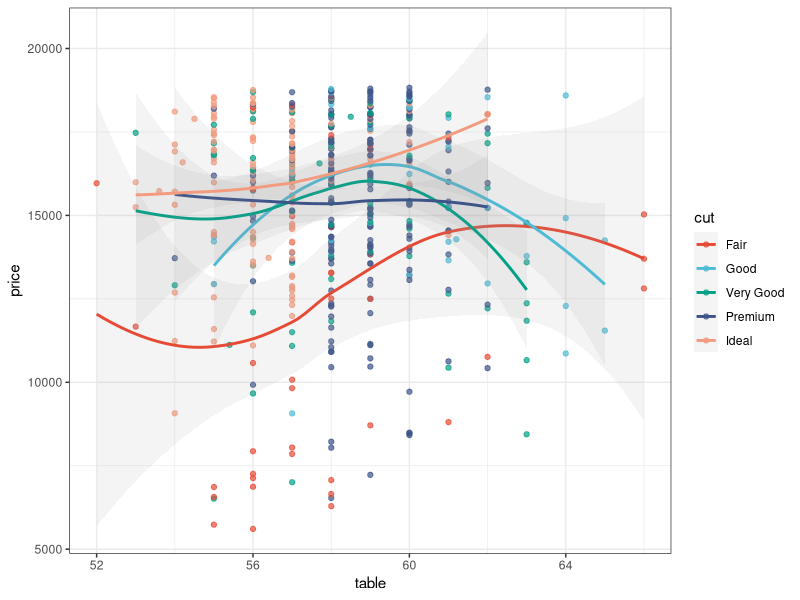
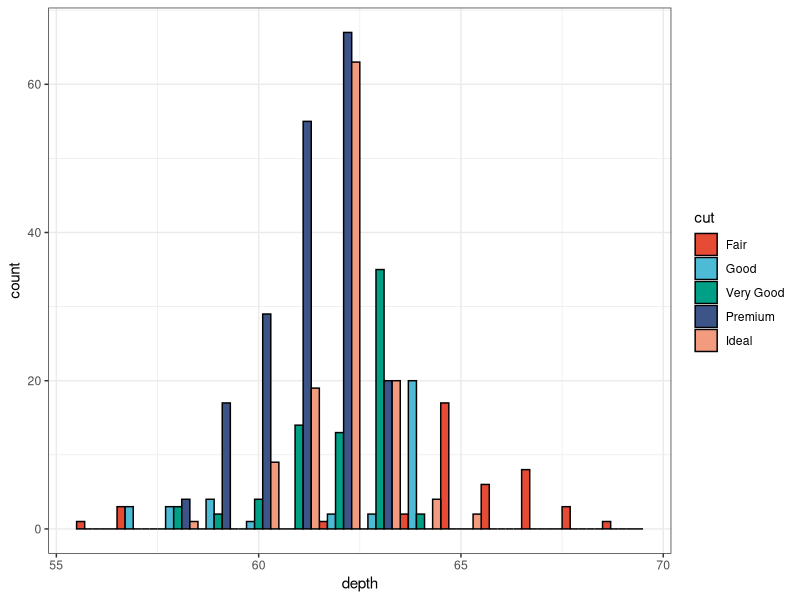

Generate these figures, in order, with R:
library(ggsci)


### Name: scale_color_npg
### Title: NPG Journal Color Scales
### Aliases: scale_color_npg scale_colour_npg scale_fill_npg

### ** Examples

library("ggplot2")
data("diamonds")

ggplot(subset(diamonds, carat >= 2.2),
       aes(x = table, y = price, colour = cut)) +
  geom_point(alpha = 0.7) +
  geom_smooth(method = "loess", alpha = 0.1, size = 1, span = 1) +
  theme_bw() + scale_color_npg()

ggplot(subset(diamonds, carat > 2.2 & depth > 55 & depth < 70),
       aes(x = depth, fill = cut)) +
  geom_histogram(colour = "black", binwidth = 1, position = "dodge") +
  theme_bw() + scale_fill_npg()
